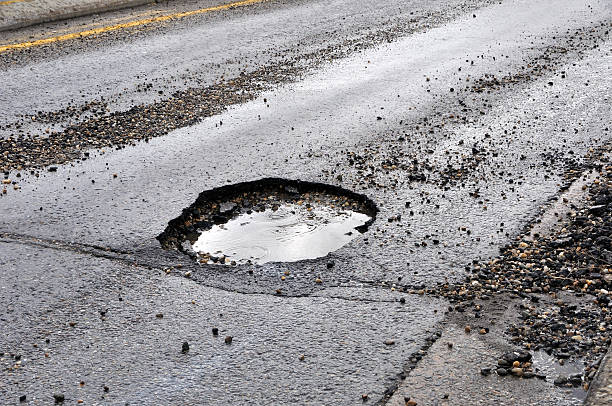
#> input picture backend/pothole.jpg, 612 x 406 px
$ python -i cv_service.py   (imports and definitions only)
#> lines starting #> are read from the running program, lines starting #| are printed output that depends on the picture; after the words box and inside, x2 and y2 are one past the last pixel; in counts of white or black regions, pixels touching at a corner belong together
# pothole_analyzer/cv_service.py
import cv2
import numpy as np
from PIL import Image
import io
from django.core.files.base import ContentFile
from datetime import datetime

class PotholeAnalyzer:
    def __init__(self, reference_object_size_cm=None):
        """
        Initialize the pothole analyzer
        reference_object_size_cm: Known size of reference object for scale (optional)
        """
        self.reference_size = reference_object_size_cm or 10  # Default 10cm reference
        self.pixels_per_cm = None

    def analyze_image(self, image_path):
        """
        Main analysis function
        Returns: dict with all analysis results
        """
#> called with image_path = '../pothole.jpg'
        # Read image
        img = cv2.imread(image_path)
#> img is the input picture: shape (406, 612, 3); mean B, G, R 150.7, 148, 150.2
        if img is None:
            raise ValueError("Could not read image")

        original = img.copy()

        # Preprocess image
        gray = cv2.cvtColor(img, cv2.COLOR_BGR2GRAY)
        blurred = cv2.GaussianBlur(gray, (5, 5), 0)
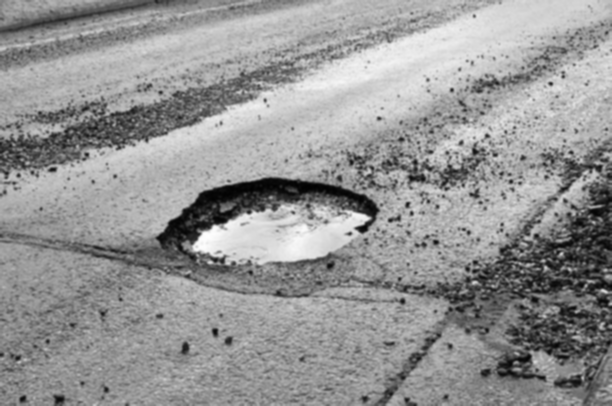
#> blurred: shape (406, 612); min 1, max 254, mean 148.9

        # Edge detection
        edges = cv2.Canny(blurred, 50, 150)
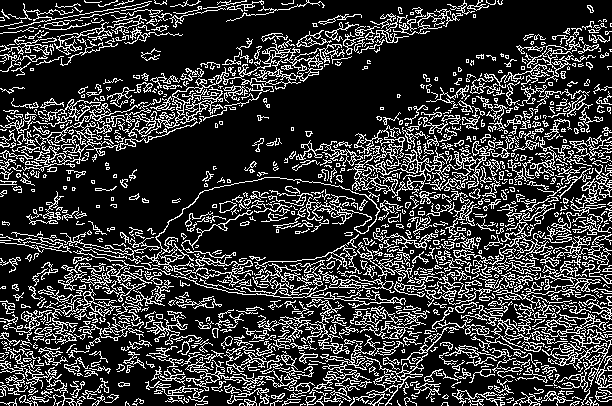
#> edges: shape (406, 612); 21.9% white in thin lines or dots

        # Find contours
        contours, _ = cv2.findContours(edges, cv2.RETR_EXTERNAL, cv2.CHAIN_APPROX_SIMPLE)
#> contours = 1135 contours, 893 with area under 20; largest, box (x1, y1, x2, y2) and area: (128, 39, 352, 138) 1726, (22, 102, 198, 172) 889, (347, 141, 490, 198) 790, (171, 260, 406, 308) 777, (453, 203, 556, 279) 516

        # Filter and find largest contour (assumed to be pothole)
        if not contours:
            return None

        # Sort by area and get largest
        contours = sorted(contours, key=cv2.contourArea, reverse=True)
        main_contour = contours[0]
#> main_contour = contour of 1509 points, box (x1, y1, x2, y2) (128, 39, 352, 138), area 1726

        # Calculate measurements
        measurements = self._calculate_measurements(main_contour, img.shape)

        # Estimate depth using shadow/color analysis
        depth = self._estimate_depth(img, main_contour)
        measurements['depth_estimate'] = depth

        # Calculate severity
        severity_info = self._calculate_severity(measurements)
        measurements.update(severity_info)

        # Calculate impact and repair priority
        impact_info = self._calculate_impact(measurements)
        measurements.update(impact_info)

        # Create annotated image
        processed_img = self._create_annotated_image(original, main_contour, measurements)
        measurements['processed_image'] = processed_img

        return measurements

    def _calculate_measurements(self, contour, img_shape):
        """Calculate physical measurements from contour"""
#> called with contour = array of shape (1509, 1, 2), img_shape = (406, 612, 3)
        # Get bounding rectangle
        x, y, w, h = cv2.boundingRect(contour)
#> x = 128; y = 39; w = 224; h = 99

        # Calculate area and perimeter
        area_pixels = cv2.contourArea(contour)
#> area_pixels = 1726.5
        perimeter_pixels = cv2.arcLength(contour, True)
#> perimeter_pixels = 2749.1

        # Estimate pixels per cm (you can improve this with reference object detection)
        # For now, using image height as reference (assuming standard camera distance)
        self.pixels_per_cm = img_shape[0] / 100  # Rough estimate

        # Convert to cm
        width_cm = w / self.pixels_per_cm
#> width_cm = 55.17
        height_cm = h / self.pixels_per_cm
#> height_cm = 24.38
        area_cm2 = area_pixels / (self.pixels_per_cm ** 2)
#> area_cm2 = 104.7
        perimeter_cm = perimeter_pixels / self.pixels_per_cm
#> perimeter_cm = 677.1
#> in analyze_image, `measurements = self._calculate_measurements(main_contour, img.shape)`: measurements = {'width_cm': 55.17, 'height_cm': 24.38, 'area_cm2': 104.7, 'perimeter_cm': 677.1, 'bounding_box': (128, 39, 224, 99)}

        return {
            'width_cm': round(width_cm, 2),
            'height_cm': round(height_cm, 2),
            'area_cm2': round(area_cm2, 2),
            'perimeter_cm': round(perimeter_cm, 2),
            'bounding_box': (x, y, w, h)
        }

    def _estimate_depth(self, img, contour):
        """
        Estimate depth using color intensity analysis
        Darker regions typically indicate deeper potholes
        """
        # Create mask for pothole region
        mask = np.zeros(img.shape[:2], dtype=np.uint8)
        cv2.drawContours(mask, [contour], -1, 255, -1)
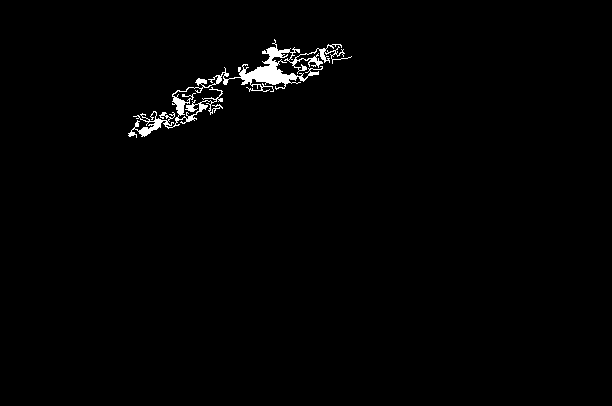
#> mask: shape (406, 612); 1.2% white; 1 white region, box (x1, y1, x2, y2) and area: (128, 39, 352, 138) 2891

        # Get average intensity in pothole region
        gray = cv2.cvtColor(img, cv2.COLOR_BGR2GRAY)
        pothole_region = cv2.bitwise_and(gray, gray, mask=mask)

        # Calculate mean intensity (excluding zeros)
        mean_intensity = np.mean(pothole_region[pothole_region > 0])
#> mean_intensity = 127.4

        # Estimate depth based on darkness (darker = deeper)
        # Scale: 0-255 intensity maps to depth estimate
        depth_estimate = ((255 - mean_intensity) / 255) * 15  # Max 15cm depth
#> depth_estimate = 7.51

        return round(depth_estimate, 2)

    def _calculate_severity(self, measurements):
        """
        Calculate severity based on size and depth
        Categories: low, medium, high, critical
        """
        area = measurements['area_cm2']
#> area = 104.7
        depth = measurements['depth_estimate']
#> depth = 7.51

        # Scoring system
        severity_score = 0

        # Area scoring (0-40 points)
        if area < 100:
            severity_score += 10
        elif area < 300:
            severity_score += 20
        elif area < 600:
            severity_score += 30
        else:
            severity_score += 40

        # Depth scoring (0-40 points)
        if depth < 2:
            severity_score += 5
        elif depth < 5:
            severity_score += 15
        elif depth < 8:
            severity_score += 25
        else:
            severity_score += 40

        # Shape irregularity (0-20 points)
        circularity = (4 * np.pi * measurements['area_cm2']) / (measurements['perimeter_cm'] ** 2)
#> circularity = 0.00287
#> in analyze_image, `severity_info = self._calculate_severity(measurements)`: severity_info = {'severity': 'high', 'confidence_score': 0.6}
        if circularity < 0.5:
            severity_score += 15  # Very irregular
        elif circularity < 0.7:
            severity_score += 10
        else:
            severity_score += 5

        # Determine severity level
        if severity_score < 30:
            severity = 'low'
        elif severity_score < 50:
            severity = 'medium'
        elif severity_score < 70:
            severity = 'high'
        else:
            severity = 'critical'

        confidence = min(severity_score / 100, 0.95)  # Max 95% confidence

        return {
            'severity': severity,
            'confidence_score': round(confidence, 2)
        }

    def _calculate_impact(self, measurements):
        """Calculate impact score and repair priority"""
        area = measurements['area_cm2']
#> area = 104.7
        depth = measurements['depth_estimate']
#> depth = 7.51
        severity = measurements['severity']
#> severity = 'high'

        # Impact score (1-10)
        impact_score = min(10, int((area / 100) + (depth / 2)))
#> impact_score = 4

        # Repair priority (1-5, 5 being highest)
        priority_map = {
            'low': 2,
            'medium': 3,
            'high': 4,
            'critical': 5
        }
        repair_priority = priority_map.get(severity, 3)
#> repair_priority = 4

        # Estimated repair cost (basic formula)
        base_cost = 50  # Base cost in currency
        cost_per_cm2 = 0.5
        cost_per_cm_depth = 10

        estimated_cost = base_cost + (area * cost_per_cm2) + (depth * cost_per_cm_depth)
#> estimated_cost = 177.5
#> in analyze_image, `impact_info = self._calculate_impact(measurements)`: impact_info = {'impact_score': 4, 'repair_priority': 4, 'estimated_repair_cost': 177.5}

        return {
            'impact_score': impact_score,
            'repair_priority': repair_priority,
            'estimated_repair_cost': round(estimated_cost, 2)
        }

    def _create_annotated_image(self, img, contour, measurements):
        """Create annotated image with measurements overlay"""
        annotated = img.copy()

        # Draw contour
        cv2.drawContours(annotated, [contour], -1, (0, 255, 0), 3)

        # Draw bounding box
        x, y, w, h = measurements['bounding_box']
#> x = 128; y = 39; w = 224; h = 99
        cv2.rectangle(annotated, (x, y), (x + w, y + h), (255, 0, 0), 2)
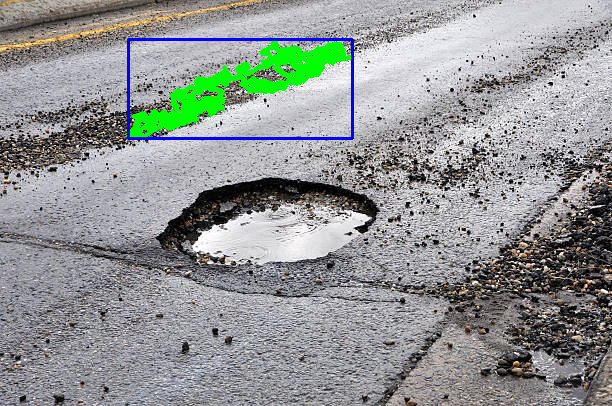
#> annotated: shape (406, 612, 3); mean B, G, R 148.2, 149.5, 145.6

        # Add text annotations
        font = cv2.FONT_HERSHEY_SIMPLEX

        texts = [
            f"Size: {measurements['width_cm']}x{measurements['height_cm']} cm",
            f"Area: {measurements['area_cm2']} cm2",
            f"Depth: ~{measurements['depth_estimate']} cm",
            f"Severity: {measurements['severity'].upper()}",
        ]
#> texts = ['Size: 55.17x24.38 cm', 'Area: 104.74 cm2', 'Depth: ~7.51 cm', 'Severity: HIGH']

        y_offset = y - 10
#> y_offset = 29
        for i, text in enumerate(texts):
            y_pos = y_offset - (i * 30)
            if y_pos < 30:
                y_pos = y + h + 30 + (i * 30)

            cv2.putText(annotated, text, (x, y_pos), font, 0.6, (0, 255, 255), 2)
#> this loop made 4 passes
#> text on passes 1 to 4: 'Size: 55.17x24.38 cm', 'Area: 104.74 cm2', 'Depth: ~7.51 cm', 'Severity: HIGH'
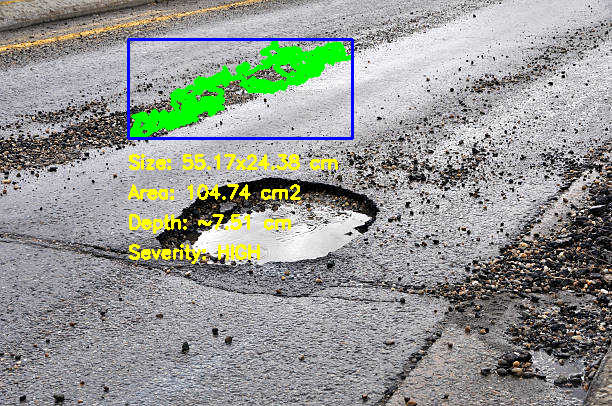
#> annotated: shape (406, 612, 3); 1.72% of pixels changed, all inside (x1, y1, x2, y2) = (128, 154, 338, 264)

        # Convert to bytes for saving
        _, buffer = cv2.imencode('.jpg', annotated)
#> (the run stopped early here; a loop or call above may not have finished)
